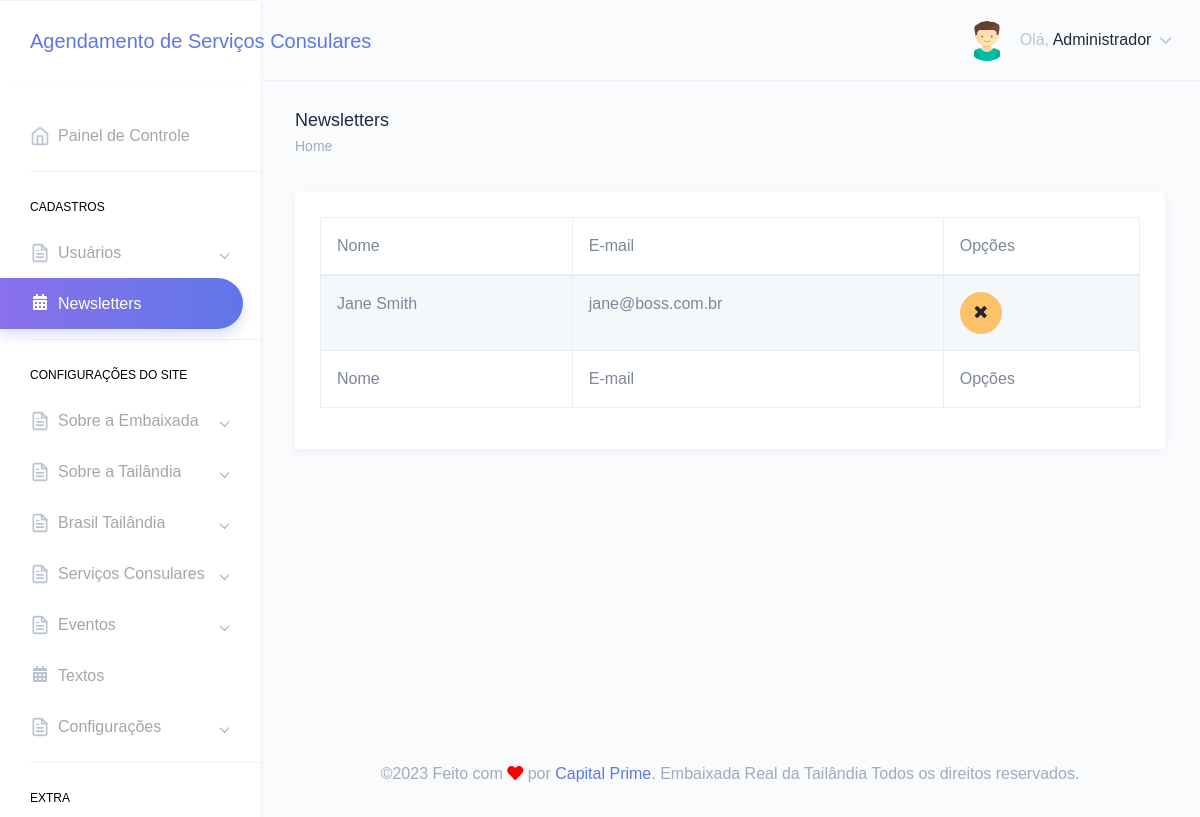
/painel/newsletters.php (signed in), run on the app's committed database.
### tables this page shows
CREATE TABLE `tbl_usuarios` (
  `id` int(11) NOT NULL,
  `nome` varchar(250) DEFAULT NULL,
  `email` varchar(250) DEFAULT NULL,
  `telefone` varchar(250) DEFAULT NULL,
  `endereco` varchar(250) DEFAULT NULL,
  `cpf` varchar(100) DEFAULT NULL,
  `login` varchar(100) DEFAULT NULL,
  `senha` varchar(100) DEFAULT NULL,
  `foto` varchar(250) DEFAULT NULL,
  `id_cargo` int(11) DEFAULT NULL,
  `sexo` varchar(2) DEFAULT NULL,
  `perm_cad_usuario` varchar(2) DEFAULT NULL,
  `perm_relatorio` varchar(2) DEFAULT NULL,
  `perm_add_usuario` varchar(2) DEFAULT NULL,
  `perm_edit_usuario` varchar(2) DEFAULT NULL,
  `perm_del_usuario` varchar(2) DEFAULT NULL,
  `perm_cad_contato` varchar(2) DEFAULT NULL,
  `perm_edit_contato` varchar(2) DEFAULT NULL,
  `perm_del_contato` varchar(2) DEFAULT NULL,
  `perm_edit_contato_nf` varchar(3) DEFAULT NULL,
  `perm_pag_principal_rm` varchar(2) DEFAULT NULL,
  `perm_pag_principal_uc` varchar(2) DEFAULT NULL,
  `admin_geral` varchar(2) DEFAULT NULL,
  `data_frase` date DEFAULT NULL,
  `id_frase` int(11) DEFAULT NULL,
  `frase_lida` varchar(2) DEFAULT NULL
);

CREATE TABLE `tbl_newsletter` (
  `id` int(11) NOT NULL,
  `nome` varchar(250) DEFAULT NULL,
  `email` varchar(250) DEFAULT NULL
);

### lang/lang.pt.php (called while the page is built, shortened)
<?php
$lang = array();
$lang['USUARIO'] = 'Usuário';
$lang['SENHA'] = 'Senha';
$lang['INFO'] = 'Informe seu usuário e senha para acessar o painel de administração.';
$lang['PAINEL'] = 'Painel de Controle';
$lang['CADASTROS'] = 'Cadastros';
$lang['PRINCIPAL'] = 'Pricipal';
$lang['AGENDAMENTO'] = 'Agendamento';
$lang['AGENDAMENTO_TITULO'] = 'Agendamento de Serviços Consulares';
$lang['OLA'] = 'Olá';
$lang['MOSTRAR'] = 'Mostrar';
$lang['ADICIONAR'] = 'Adicionar';
$lang['DATA'] = 'Data';
$lang['HORA'] = 'Hora';
$lang['STATUS'] = 'Status';
$lang['ACOES'] = 'Ações';
$lang['ATIVO'] = 'Ativo';
$lang['INATIVO'] = 'Inativo';
$lang['SOLICITANTES'] = 'Solicitantes';
$lang['TIPO_SERVICOS'] = 'Tipo de Serviços';
$lang['USUARIOS'] = 'Usuários';
$lang['ADICIONAR_USUARIO'] = 'Adicionar Usuário';
$lang['EDITAR_USUARIO'] = 'Editar Usuário';
$lang['EDITAR AGENDAMENTO'] = 'Editar Agendamento';
$lang['NEWSLETTERS'] = 'Newsletters';
$lang['CONFIGURACAO_SITE'] = 'Configurações do Site';
$lang['BANNERS'] = 'Banners';
$lang['TEXTOS'] = 'Textos';
$lang['BLOG'] = 'Blog';
$lang['SOLUCOES'] = 'Soluções';
$lang['CONFIGURACOES'] = 'Configurações';
$lang['EXTRA'] = 'Extra';
$lang['FEITO_POR'] = 'Feito com';
$lang['POR'] = 'por';
$lang['DIREITOS'] = 'Todos os direitos reservados';
$lang['PARA_EMBAIXADA'] = 'Embaixada Real da Tailândia';
$lang['LISTAR_ITENS'] = 'Listar Itens';
$lang['BTN_ACESSAR'] = 'Acessar';
$lang['CANCELAR'] = 'Cancelar';
$lang['SAIR'] = 'Sair';
$lang['SALVAR'] = 'Salvar';
$lang['SAIBA_MAIS'] = 'Saiba Mais';
$lang['NOME'] = 'Nome Completo';
$lang['NACIONALIDADE'] = 'Nacionalidade';
$lang['TELEFONE'] = 'Telefone';
$lang['EMAIL'] = 'E-mail';
$lang['CAMPO_OBRIGATORIO'] = 'Campos de preenchimento obrigatório.';
$lang['REAGENDAMENTOS'] = 'Qtd. de Reagendamento';
$lang['ARQUIVO'] = 'Arquivo';
$lang['DIAS_ATENDIMENTO'] = 'Dias de Atendimento';
$lang['HORAS_ATENDIMENTO'] = 'Horas de Atendimento';
$lang['INICIO'] = 'Início';
$lang['SOBRE_EMBAIXADA'] = 'Sobre a Embaixada';
$lang['SOBRE_TAILANDIA'] = 'Sobre a Tailândia';
$lang['TAILANDIA_BRASIL'] = 'Tailândia Brasil';
$lang['SERVICO_CONSULAR'] = 'Servico Consular';
$lang['MULTIMIDIA'] = 'Multimídia';
$lang['CONTATO'] = 'Fale Conosco';
$lang['EQUIPE'] = 'Lista da Embaixada Equipe';
$lang['TIME'] = 'Time da Tailândia';

### Connection/con-pdo.php (called while the page is built, shortened)
<?php
$conInstanciada = '';
if(empty($conInstanciada)) {
	class Conexao {
		private static $pdo;
		public static function getInstance() {
		if (!isset(self::$pdo)) {
		 try {
		  $opcoes = array(PDO::MYSQL_ATTR_INIT_COMMAND => 'SET NAMES utf8', PDO::ATTR_PERSISTENT => TRUE);
		  self::$pdo = new PDO("mysql:host=" . HOST . "; dbname=" . DBNAME . "; charset=" . CHARSET . ";", USER, PASSWORD, $opcoes);
		  self::$pdo->setAttribute(PDO::ATTR_ERRMODE, PDO::ERRMODE_EXCEPTION);
		 } catch (PDOException $e) {
		  print "Erro: " . $e->getMessage();
		 }
		}
		return self::$pdo;
		}
	}
}

### Class/acesso.class.php (called while the page is built, shortened)
<?php
$AcessoInstanciada = '';
if(empty($AcessoInstanciada)) {
	if(file_exists('Connection/conexao.php')) {
		require_once('Connection/con-pdo.php');
		require_once('funcoes.php');
	} else {
		require_once('../Connection/con-pdo.php');
		require_once('../funcoes.php');
	}
	class Acesso {
		private $pdo = null;
		private static $Acesso = null;
		private function __construct($conexao){
			$this->pdo = $conexao;
		}
		public static function getInstance($conexao){
			if (!isset(self::$Acesso)):
				self::$Acesso = new Acesso($conexao);
			endif;
			return self::$Acesso;
		}
		function rsDados($id='', $idCargo='', $orderBy='', $limite='') {
			$sqlLimite = '';
			$sqlOrdem = '';
			$sql = '';
			$nCampos = 0;
			if(!empty($id)) {
				$sql .= " and id = ?";
				$nCampos++;
				$campo[$nCampos] = $id;
			}
			try{
				$sql = "SELECT * FROM tbl_usuarios where 1=1 $sql $sqlOrdem $sqlLimite";
				$stm = $this->pdo->prepare($sql);
				for($i=1; $i<=$nCampos; $i++) {
					$stm->bindValue($i, $campo[$i]);
				}
				$stm->execute();
				$rsDados = $stm->fetchAll(PDO::FETCH_OBJ);
				if($id <> '' or $limite == 1) {
					return($rsDados[0]);
				} else {
					return($rsDados);
				}
			} catch(PDOException $erro){
				echo $erro->getMessage();
			}
		}
	}
}

### painel/verifica.php (called while the page is built, shortened)
<?php
include "../Class/acesso.class.php";
$verificaRestrito = Acesso::getInstance(Conexao::getInstance());
include "../Class/newsletters.class.php";
$newsletters = Newsletters::getInstance(Conexao::getInstance());
$verificaRestrito->restritoAdmin();
$dadosUsuarioLogado = $verificaRestrito->rsDados($_SESSION['dadosLogado']->id);
?>

### funcoes.php (called while the page is built, shortened)
<?php
  function icone_genero($genero) {
    switch ($genero) {
      case "M": return "assets/images/avatars/boy.svg"; break;
    }
  }
?>

### Class/newsletters.class.php (called while the page is built, shortened)
<?php
$NewslettersInstanciada = '';
if(empty($NewslettersInstanciada)) {
	if(file_exists('Connection/conexao.php')) {
		require_once('Connection/con-pdo.php');
		require_once('funcoes.php');
	} else {
		require_once('../Connection/con-pdo.php');
		require_once('../funcoes.php');
	}
	class Newsletters {
		private $pdo = null;
		private static $Newsletters = null;
		private function __construct($conexao){
			$this->pdo = $conexao;
		}
		public static function getInstance($conexao){
			if (!isset(self::$Newsletters)):
				self::$Newsletters = new Newsletters($conexao);
			endif;
			return self::$Newsletters;
		}
		function rsDados($id='', $orderBy='', $limite='') {
			$nCampos = 0;
			$sql = '';
			$sqlOrdem = '';
			$sqlLimite = '';
			try{
				$sql = "SELECT * FROM tbl_newsletter where 1=1 $sql $sqlOrdem $sqlLimite";
				$stm = $this->pdo->prepare($sql);
				for($i=1; $i<=$nCampos; $i++) {
					$stm->bindValue($i, $campo[$i]);
				}
				$stm->execute();
				$rsDados = $stm->fetchAll(PDO::FETCH_OBJ);
				if($id <> '' or $limite == 1) {
					return($rsDados[0]);
				} else {
					return($rsDados);
				}
			} catch(PDOException $erro){
				echo $erro->getMessage();
			}
		}
	}
}

### painel/newsletters.php (the view, shortened to what this page needs)
<?php include "verifica.php";
$puxaNewsletters = $newsletters->rsDados();
?>
<!DOCTYPE html>
<html dir="ltr" lang="pt-br">
<head>
    <link href="dist/css/style.min.css" rel="stylesheet">
</head>
<body>
    <div id="main-wrapper" data-theme="light" data-layout="vertical" data-navbarbg="skin6" data-sidebartype="full" data-sidebar-position="fixed" data-header-position="fixed" data-boxed-layout="full">
      <?php include "header.php";?>
       <?php include "inc-menu-lateral.php";?>
        <div class="page-wrapper">
            <div class="page-breadcrumb">
                <div class="row">
                    <div class="col-7 align-self-center">
                        <h4 class="page-title text-truncate text-dark font-weight-medium mb-1">Newsletters</h4>
                        <div class="d-flex align-items-center">
                            <nav aria-label="breadcrumb">
                                <ol class="breadcrumb m-0 p-0">
                                    <li class="breadcrumb-item"><a href="." class="text-muted">Home</a></li>
                                </ol>
                            </nav>
                        </div>
                    </div>
                </div>
            </div>
            <div class="container-fluid">
                <div class="row">
                    <div class="col-12">
                        <div class="card">
                            <div class="card-body">
                                <div class="table-responsive">
                                    <table id="zero_config" class="table table-striped table-bordered no-wrap">
                                        <thead>
                                            <tr>
                                                <th>Nome</th>
                                                <th>E-mail</th>
                                                <th>Opções</th>
                                            </tr>
                                        </thead>
                                        <tbody>
                                            <?php
                                            if(count($puxaNewsletters) > 0){
                                            foreach($puxaNewsletters as $newsletter){?>
                                            <tr>
                                                <td><?php echo $newsletter->nome;?></td>
                                                <td><?php echo $newsletter->email;?></td>
                                                <td>
                                                    <a href="newsletters.php?id=<?php echo $newsletter->id;?>&acao=excluirNewsletter" class="btn btn-warning btn-circle"><i class="fa fa-times"></i></a>
                                                </td>
                                            </tr>
                                            <?php } }?>
                                        </tbody>
                                        <tfoot>
                                            <tr>
                                                <th>Nome</th>
                                                <th>E-mail</th>
                                                <th>Opções</th>
                                            </tr>
                                        </tfoot>
                                    </table>
                                </div>
                            </div>
                        </div>
                    </div>
                </div>
            </div>
        <?php include "footer.php";?>
        </div>
    </div>
</body>
</html>

### painel/header.php (shortened to what this page needs)
<header class="topbar" data-navbarbg="skin6">
            <nav class="navbar top-navbar navbar-expand-md">
                <div class="navbar-header" data-logobg="skin6">
                    <div class="navbar-brand">
                        <a href=".">
                            <b class="logo-icon">
                               <span><?php echo $lang['AGENDAMENTO_TITULO']?></span>
                            </b>
                        </a>
                    </div>
                </div>
                <div class="navbar-collapse collapse" id="navbarSupportedContent">
                    <ul class="navbar-nav float-right">
                        <li class="nav-item dropdown">
                            <a class="nav-link dropdown-toggle" href="javascript:void(0)" data-toggle="dropdown"
                                aria-haspopup="true" aria-expanded="false">
                                <?php if(!empty($dadosUsuarioLogado->foto)){?>
                                <img src="../img/<?php echo $dadosUsuarioLogado->foto;?>" alt="<?php echo $dadosUsuarioLogado->nome;?>" class="rounded-circle" width="40">
                                <?php }else{?>
                                <img src="<?php echo icone_genero($dadosUsuarioLogado->sexo);?>" alt="<?php echo $dadosUsuarioLogado->nome;?>" class="rounded-circle" width="40">
                                <?php }?>
                                <span class="ml-2 d-none d-lg-inline-block"><span>Olá,</span> <span
                                        class="text-dark"><?php echo $dadosUsuarioLogado->nome;?></span> <i data-feather="chevron-down"
                                        class="svg-icon"></i></span>
                            </a>
                        </li>
                    </ul>
                </div>
            </nav>
        </header>

### data on the page
tbl_usuarios: nome "Administrador"
tbl_newsletter: nome "Jane Smith", email "jane@boss.com.br"

### other printed values
$lang['AGENDAMENTO_TITULO'] "Agendamento de Serviços Consulares"
$lang['PAINEL'] "Painel de Controle"
$lang['CADASTROS'] "CADASTROS"
$lang['USUARIOS'] "Usuários"
$lang['NEWSLETTERS'] "Newsletters"
$lang['CONFIGURACAO_SITE'] "CONFIGURAÇÕES DO SITE"
$lang['FEITO_POR'] "Feito com"
$lang['POR'] "por"
$lang['PARA_EMBAIXADA'] "Embaixada Real da Tailândia"
$lang['DIREITOS'] "Todos os direitos reservados"
